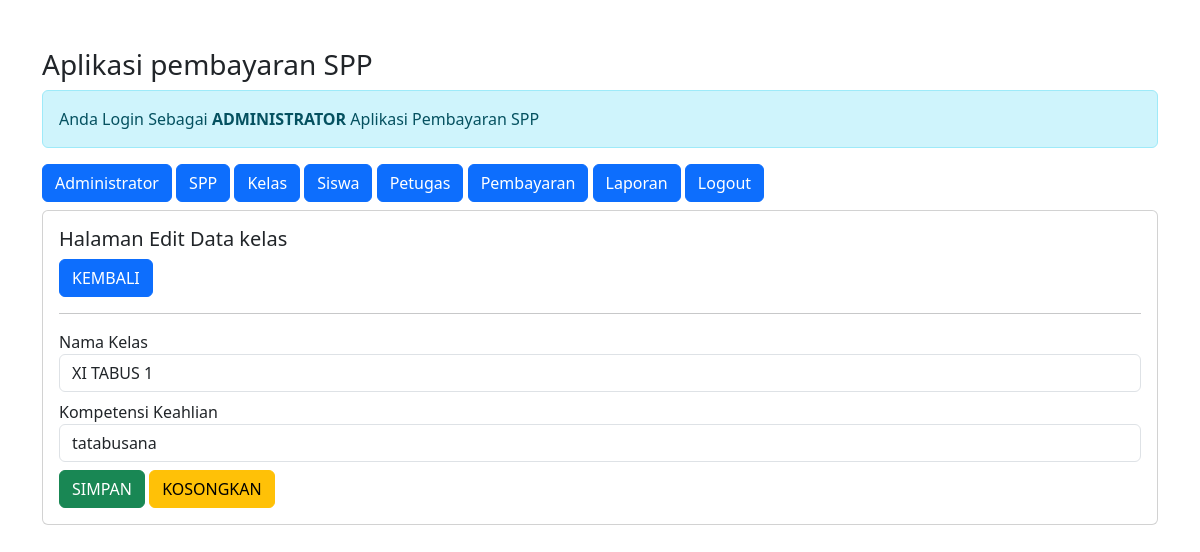
Page /admin/admin.php?url=edit-kelas&id_kelas=11 (signed in) on the earlier database version.
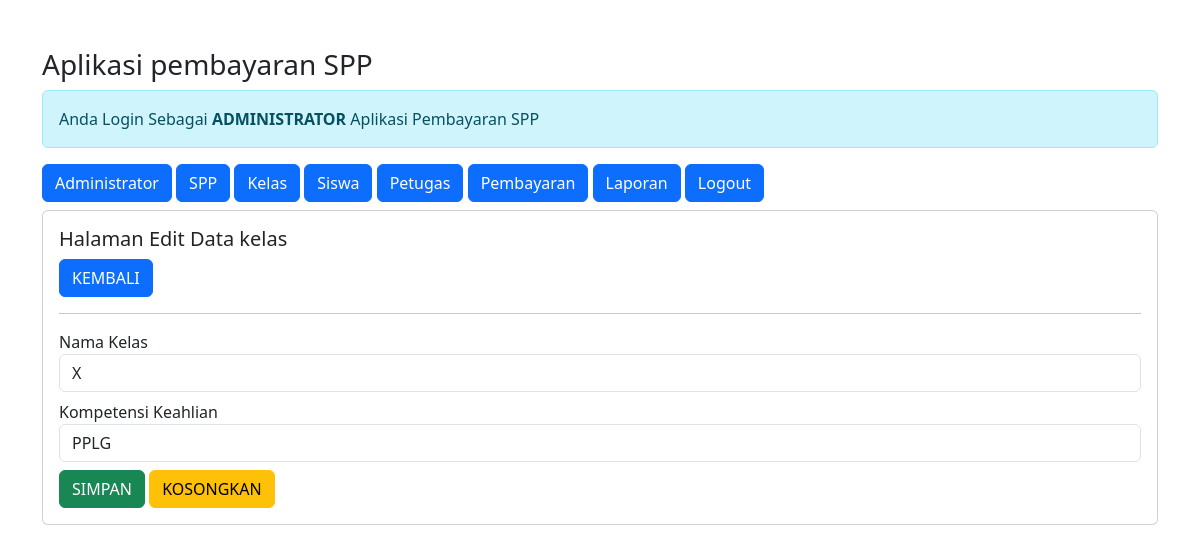
Same page on the later database version.
### tables this page shows
CREATE TABLE `kelas` (
  `id_kelas` int(11) NOT NULL,
  `nama_kelas` varchar(10) NOT NULL,
  `kompetensi_keahlian` varchar(50) NOT NULL
);

### admin/edit-kelas.php (the view)
<?php
$id_kelas = $_GET['id_kelas'];
include'../koneksi.php';
$sql = "SELECT*FROM kelas WHERE id_kelas='$id_kelas'";
$query = mysqli_query($koneksi, $sql);
$data = mysqli_fetch_array($query);
?>
<h5>Halaman Edit Data kelas </h5>
<a href="?url=kelas" class="btn btn-primary"> KEMBALI </a>
<hr>
<form method="post" action="?url=proses-edit-kelas&id_kelas=<?= $id_kelas; ?>">
    <div class="form-group mb-2">
        <label>Nama Kelas</label>
        <input value="<?= $data['nama_kelas']?>" type="text" name="nama_kelas" class="form-control" required>
    </div>
    <div class="form-group mb-2">
        <label>Kompetensi Keahlian</label>
        <input value="<?= $data['kompetensi_keahlian']?>" type="text" name="kompetensi_keahlian" class="form-control" required>
    </div>
    <div class="form-group">
        <button type="submit" class="btn btn-success"> SIMPAN </button>
        <button type="submit" class="btn btn-warning"> KOSONGKAN </button>
    </div>
</form>

Differences in the rows shown:
changed kelas: nama_kelas "XI TABUS 1" → "X"; kompetensi_keahlian "tatabusana" → "PPLG"
